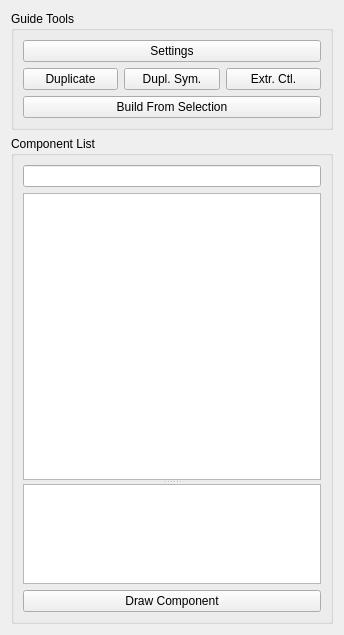
<?xml version="1.0" encoding="UTF-8"?>
<ui version="4.0">
 <class>Form</class>
 <widget class="QWidget" name="Form">
  <property name="geometry">
   <rect>
    <x>0</x>
    <y>0</y>
    <width>344</width>
    <height>635</height>
   </rect>
  </property>
  <property name="windowTitle">
   <string>Form</string>
  </property>
  <layout class="QVBoxLayout" name="verticalLayout_3">
   <item>
    <widget class="QGroupBox" name="tools_groupBox">
     <property name="title">
      <string>Guide Tools</string>
     </property>
     <layout class="QVBoxLayout" name="verticalLayout_2">
      <item>
       <widget class="QPushButton" name="settings_pushButton">
        <property name="whatsThis">
         <string>&lt;html&gt;&lt;head/&gt;&lt;body&gt;&lt;p&gt;Open Component/Guide root settings window.&lt;/p&gt;&lt;/body&gt;&lt;/html&gt;</string>
        </property>
        <property name="text">
         <string>Settings</string>
        </property>
       </widget>
      </item>
      <item>
       <layout class="QHBoxLayout" name="horizontalLayout">
        <item>
         <widget class="QPushButton" name="duplicate_pushButton">
          <property name="toolTip">
           <string>&lt;html&gt;&lt;head/&gt;&lt;body&gt;&lt;p&gt;Duplicate selected component.&lt;/p&gt;&lt;/body&gt;&lt;/html&gt;</string>
          </property>
          <property name="text">
           <string>Duplicate</string>
          </property>
         </widget>
        </item>
        <item>
         <widget class="QPushButton" name="dupSym_pushButton">
          <property name="toolTip">
           <string>&lt;html&gt;&lt;head/&gt;&lt;body&gt;&lt;p&gt;Duplicate symmetrical selected component.&lt;/p&gt;&lt;/body&gt;&lt;/html&gt;</string>
          </property>
          <property name="text">
           <string>Dupl. Sym.</string>
          </property>
         </widget>
        </item>
        <item>
         <widget class="QPushButton" name="extrCtl_pushButton">
          <property name="toolTip">
           <string>&lt;html&gt;&lt;head/&gt;&lt;body&gt;&lt;p&gt;Extract Selected Controls and store as control Buffer.&lt;/p&gt;&lt;/body&gt;&lt;/html&gt;</string>
          </property>
          <property name="text">
           <string>Extr. Ctl.</string>
          </property>
         </widget>
        </item>
       </layout>
      </item>
      <item>
       <widget class="QPushButton" name="build_pushButton">
        <property name="toolTip">
         <string>&lt;html&gt;&lt;head/&gt;&lt;body&gt;&lt;p&gt;Build rig from selection&lt;/p&gt;&lt;/body&gt;&lt;/html&gt;</string>
        </property>
        <property name="whatsThis">
         <string>&lt;html&gt;&lt;head/&gt;&lt;body&gt;&lt;p&gt;Open Component/Guide root settings window.&lt;/p&gt;&lt;/body&gt;&lt;/html&gt;</string>
        </property>
        <property name="text">
         <string>Build From Selection</string>
        </property>
       </widget>
      </item>
     </layout>
    </widget>
   </item>
   <item>
    <widget class="QGroupBox" name="list_groupBox">
     <property name="title">
      <string>Component List</string>
     </property>
     <layout class="QVBoxLayout" name="verticalLayout">
      <item>
       <widget class="QLineEdit" name="search_lineEdit">
        <property name="sizePolicy">
         <sizepolicy hsizetype="Minimum" vsizetype="Fixed">
          <horstretch>0</horstretch>
          <verstretch>0</verstretch>
         </sizepolicy>
        </property>
       </widget>
      </item>
      <item>
       <widget class="QSplitter" name="splitter">
        <property name="orientation">
         <enum>Qt::Vertical</enum>
        </property>
        <widget class="DragQListView" name="component_listView">
         <property name="sizePolicy">
          <sizepolicy hsizetype="Expanding" vsizetype="Expanding">
           <horstretch>0</horstretch>
           <verstretch>0</verstretch>
          </sizepolicy>
         </property>
         <property name="minimumSize">
          <size>
           <width>0</width>
           <height>0</height>
          </size>
         </property>
         <property name="editTriggers">
          <set>QAbstractItemView::NoEditTriggers</set>
         </property>
         <property name="showDropIndicator" stdset="0">
          <bool>false</bool>
         </property>
         <property name="dragDropMode">
          <enum>QAbstractItemView::NoDragDrop</enum>
         </property>
         <property name="defaultDropAction">
          <enum>Qt::CopyAction</enum>
         </property>
         <property name="alternatingRowColors">
          <bool>true</bool>
         </property>
         <property name="selectionMode">
          <enum>QAbstractItemView::SingleSelection</enum>
         </property>
        </widget>
        <widget class="QPlainTextEdit" name="info_plainTextEdit">
         <property name="enabled">
          <bool>true</bool>
         </property>
         <property name="sizePolicy">
          <sizepolicy hsizetype="Expanding" vsizetype="Minimum">
           <horstretch>0</horstretch>
           <verstretch>0</verstretch>
          </sizepolicy>
         </property>
         <property name="minimumSize">
          <size>
           <width>0</width>
           <height>50</height>
          </size>
         </property>
         <property name="maximumSize">
          <size>
           <width>16777215</width>
           <height>100</height>
          </size>
         </property>
         <property name="baseSize">
          <size>
           <width>0</width>
           <height>50</height>
          </size>
         </property>
         <property name="undoRedoEnabled">
          <bool>false</bool>
         </property>
         <property name="readOnly">
          <bool>true</bool>
         </property>
         <property name="plainText">
          <string/>
         </property>
        </widget>
       </widget>
      </item>
      <item>
       <widget class="QPushButton" name="draw_pushButton">
        <property name="toolTip">
         <string>&lt;html&gt;&lt;head/&gt;&lt;body&gt;&lt;p&gt;Draw selected component.&lt;/p&gt;&lt;/body&gt;&lt;/html&gt;</string>
        </property>
        <property name="text">
         <string>Draw Component</string>
        </property>
       </widget>
      </item>
     </layout>
    </widget>
   </item>
  </layout>
 </widget>
 <customwidgets>
  <customwidget>
   <class>DragQListView</class>
   <extends>QListView</extends>
   <header>mgear.core.widgets</header>
  </customwidget>
 </customwidgets>
 <resources/>
 <connections/>
</ui>
